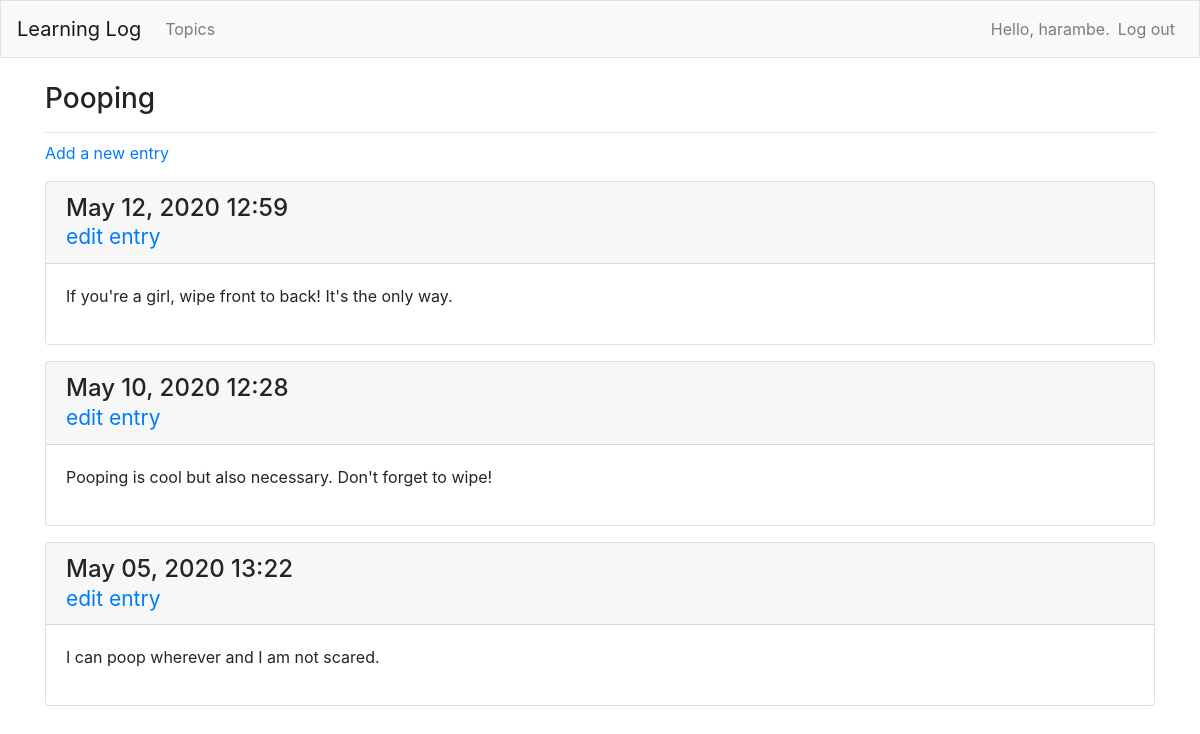
The page /topics/3/ (signed in) on the database its author committed.
### learning_logs/models.py (models this page shows, shortened)
class Topic(models.Model):
    text = models.CharField(max_length=200)
    date_added = models.DateTimeField(auto_now_add=True)
    owner = models.ForeignKey(User, on_delete=models.CASCADE)
    def __str__(self):
        return self.text

class Entry(models.Model):
    topic = models.ForeignKey(Topic, on_delete=models.CASCADE)
    text = models.TextField()
    date_added = models.DateTimeField(auto_now_add=True)
    class Meta:
        verbose_name_plural = 'entries'

### learning_logs/views.py (the view)
# urls.py: path('topics/<int:topic_id>/', views.topic, name='topic'),
@login_required
def topic(request, topic_id):
    topic = Topic.objects.get(id=topic_id)
    _check_topic_owner(request, topic)
    entries = topic.entry_set.order_by('-date_added')
    context = {'topic': topic, 'entries': entries}
    return render(request, 'learning_logs/topic.html', context)

### learning_logs/views.py (called while the page is built)
def _check_topic_owner(request, topic):
    if topic.owner != request.user:
        raise Http404

### learning_logs/templates/learning_logs/topic.html
{% extends 'learning_logs/base.html' %}
{% block page_header %}
<h3>{{ topic }}</h3>
{% endblock page_header %}
{% block content %}
<p>
    <a href="{% url 'learning_logs:new_entry' topic.id %}">Add a new entry</a>
</p>
{% for entry in entries %}
    <div class="card mb-3">
        <h4 class="card-header">
            {{ entry.date_added|date:"M d, Y H:i" }}
            <br>
            <small><a href="{% url 'learning_logs:edit_entry' entry.id %}">edit entry</a></small>
        </h4>
        <div class="card-body">
            {{ entry.text|linebreaks }}
        </div>
    </div>
{% empty %}
    <li>There are no entries for this topic yet.</li>
{% endfor %}
{% endblock content %}

### learning_logs/templates/learning_logs/base.html (shortened to what this page needs)
{% load bootstrap4 %}
<!doctype html>
<html lang='en'>
    <head>
        {% bootstrap_css %}
    </head>
    <body>
        <nav class="navbar navbar-expand-md navbar-light bg-light mb-4 border">
            <a class="navbar-brand" href="{% url 'learning_logs:index' %}">Learning Log</a>
            <div class="collapse navbar-collapse" id="navbarCollapse">
                <ul class="navbar-nav mr-auto">
                    <li class"nav-item">
                        <a class="nav-link" href="{% url 'learning_logs:topics' %}">Topics</a>
                    </li>
                </ul>
                <ul class="navbar-nav ml-auto">
                    {% if user.is_authenticated %}
                        <li class="nav-item">
                            <span class="navbar-text">Hello, {{ user.username }}.</span>
                        </li>
                        <li class="nav-item">
                            <a class="nav-link" href="{% url 'users:logout' %}">Log out</a>
                        </li>
                    {% endif %}
                </ul>
            </div>
        </nav>
        <main role="main" class="container">
            <div class="pb-2 mb-2 border-bottom">
                {% block page_header %}
                {% endblock page_header %}
            </div>
            <div>
                {% block content %}
                {% endblock content %}
            </div>
        </main>
    </body>
</html>

### rows shown on the page
Topic: text "Pooping"
Entry: date_added "May 12, 2020 12:59", text "If you're a girl, wipe front to back! It's the only way."
Entry: date_added "May 10, 2020 12:28", text "Pooping is cool but also necessary. Don't forget to wipe!"
Entry: date_added "May 05, 2020 13:22", text "I can poop wherever and I am not scared."

### other values the page prints
{{ user.username }} "harambe"
